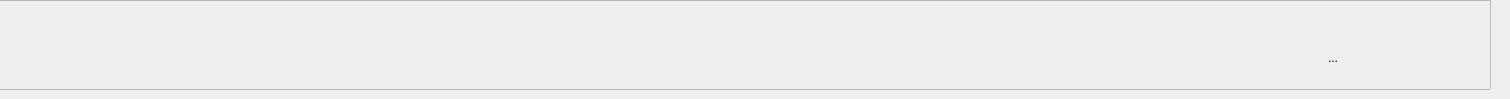
    <widget class="QWidget" name="sub_page">
     <widget class="QFrame" name="frame_2">
      <property name="geometry">
       <rect>
        <x>-10</x>
        <y>0</y>
        <width>1501</width>
        <height>90</height>
       </rect>
      </property>
      <property name="styleSheet">
       <string notr="true"/>
      </property>
      <property name="frameShape">
       <enum>QFrame::StyledPanel</enum>
      </property>
      <property name="frameShadow">
       <enum>QFrame::Raised</enum>
      </property>
      <widget class="QLabel" name="label_3">
       <property name="geometry">
        <rect>
         <x>0</x>
         <y>0</y>
         <width>241</width>
         <height>91</height>
        </rect>
       </property>
       <property name="styleSheet">
        <string notr="true">border-image: url(:/myImage/image/hisafe.png);</string>
       </property>
       <property name="text">
        <string/>
       </property>
      </widget>
      <widget class="QWidget" name="layoutWidget">
       <property name="geometry">
        <rect>
         <x>920</x>
         <y>10</y>
         <width>536</width>
         <height>96</height>
        </rect>
       </property>
       <layout class="QHBoxLayout" name="horizontalLayout">
        <item>
         <widget class="QToolButton" name="sysBtn_1">
          <property name="minimumSize">
           <size>
            <width>70</width>
            <height>70</height>
           </size>
          </property>
          <property name="focusPolicy">
           <enum>Qt::TabFocus</enum>
          </property>
          <property name="styleSheet">
           <string notr="true"/>
          </property>
          <property name="text">
           <string/>
          </property>
          <property name="icon">
           <iconset>
            <normaloff>:/myImage/image/system.png</normaloff>:/myImage/image/system.png</iconset>
          </property>
          <property name="iconSize">
           <size>
            <width>70</width>
            <height>70</height>
           </size>
          </property>
          <property name="autoRaise">
           <bool>true</bool>
          </property>
         </widget>
        </item>
        <item>
         <widget class="QToolButton" name="hwmBtn_1">
          <property name="minimumSize">
           <size>
            <width>70</width>
            <height>70</height>
           </size>
          </property>
          <property name="styleSheet">
           <string notr="true"/>
          </property>
          <property name="text">
           <string/>
          </property>
          <property name="icon">
           <iconset>
            <normaloff>:/myImage/image/monitor.png</normaloff>:/myImage/image/monitor.png</iconset>
          </property>
          <property name="iconSize">
           <size>
            <width>70</width>
            <height>70</height>
           </size>
          </property>
          <property name="autoRaise">
           <bool>true</bool>
          </property>
         </widget>
        </item>
        <item>
         <widget class="QToolButton" name="dioBtn_1">
          <property name="minimumSize">
           <size>
            <width>70</width>
            <height>70</height>
           </size>
          </property>
          <property name="styleSheet">
           <string notr="true"/>
          </property>
          <property name="text">
           <string/>
          </property>
          <property name="icon">
           <iconset>
            <normaloff>:/myImage/image/DIO.png</normaloff>:/myImage/image/DIO.png</iconset>
          </property>
          <property name="iconSize">
           <size>
            <width>70</width>
            <height>70</height>
           </size>
          </property>
          <property name="autoRaise">
           <bool>true</bool>
          </property>
         </widget>
        </item>
        <item>
         <widget class="QToolButton" name="wdtBtn_1">
          <property name="minimumSize">
           <size>
            <width>70</width>
            <height>70</height>
           </size>
          </property>
          <property name="focusPolicy">
           <enum>Qt::TabFocus</enum>
          </property>
          <property name="styleSheet">
           <string notr="true"/>
          </property>
          <property name="text">
           <string/>
          </property>
          <property name="icon">
           <iconset>
            <normaloff>:/myImage/image/WatchDog.png</normaloff>:/myImage/image/WatchDog.png</iconset>
          </property>
          <property name="iconSize">
           <size>
            <width>70</width>
            <height>70</height>
           </size>
          </property>
          <property name="autoRaise">
           <bool>true</bool>
          </property>
         </widget>
        </item>
        <item>
         <widget class="QToolButton" name="fanBtn_1">
          <property name="minimumSize">
           <size>
            <width>70</width>
            <height>70</height>
           </size>
          </property>
          <property name="focusPolicy">
           <enum>Qt::TabFocus</enum>
          </property>
          <property name="styleSheet">
           <string notr="true"/>
          </property>
          <property name="text">
           <string/>
          </property>
          <property name="icon">
           <iconset>
            <normaloff>:/myImage/image/fan.png</normaloff>:/myImage/image/fan.png</iconset>
          </property>
          <property name="iconSize">
           <size>
            <width>70</width>
            <height>70</height>
           </size>
          </property>
          <property name="autoRaise">
           <bool>true</bool>
          </property>
         </widget>
        </item>
        <item>
         <widget class="QToolButton" name="busBtn_1">
          <property name="minimumSize">
           <size>
            <width>70</width>
            <height>70</height>
           </size>
          </property>
          <property name="focusPolicy">
           <enum>Qt::TabFocus</enum>
          </property>
          <property name="styleSheet">
           <string notr="true"/>
          </property>
          <property name="text">
           <string>...</string>
          </property>
          <property name="icon">
           <iconset>
            <normaloff>:/myImage/image/Smbus.png</normaloff>:/myImage/image/Smbus.png</iconset>
          </property>
          <property name="iconSize">
           <size>
            <width>70</width>
            <height>70</height>
           </size>
          </property>
          <property name="autoRaise">
           <bool>true</bool>
          </property>
         </widget>
        </item>
        <item>
         <widget class="QToolButton" name="lightBtn_1">
          <property name="minimumSize">
           <size>
            <width>70</width>
            <height>70</height>
           </size>
          </property>
          <property name="focusPolicy">
           <enum>Qt::TabFocus</enum>
          </property>
          <property name="styleSheet">
           <string notr="true"/>
          </property>
          <property name="text">
           <string/>
          </property>
          <property name="icon">
           <iconset>
            <normaloff>:/myImage/image/backlightnew.png</normaloff>:/myImage/image/backlightnew.png</iconset>
          </property>
          <property name="iconSize">
           <size>
            <width>70</width>
            <height>70</height>
           </size>
          </property>
          <property name="autoRaise">
           <bool>true</bool>
          </property>
         </widget>
        </item>
       </layout>
      </widget>
     </widget>
    </widget>
